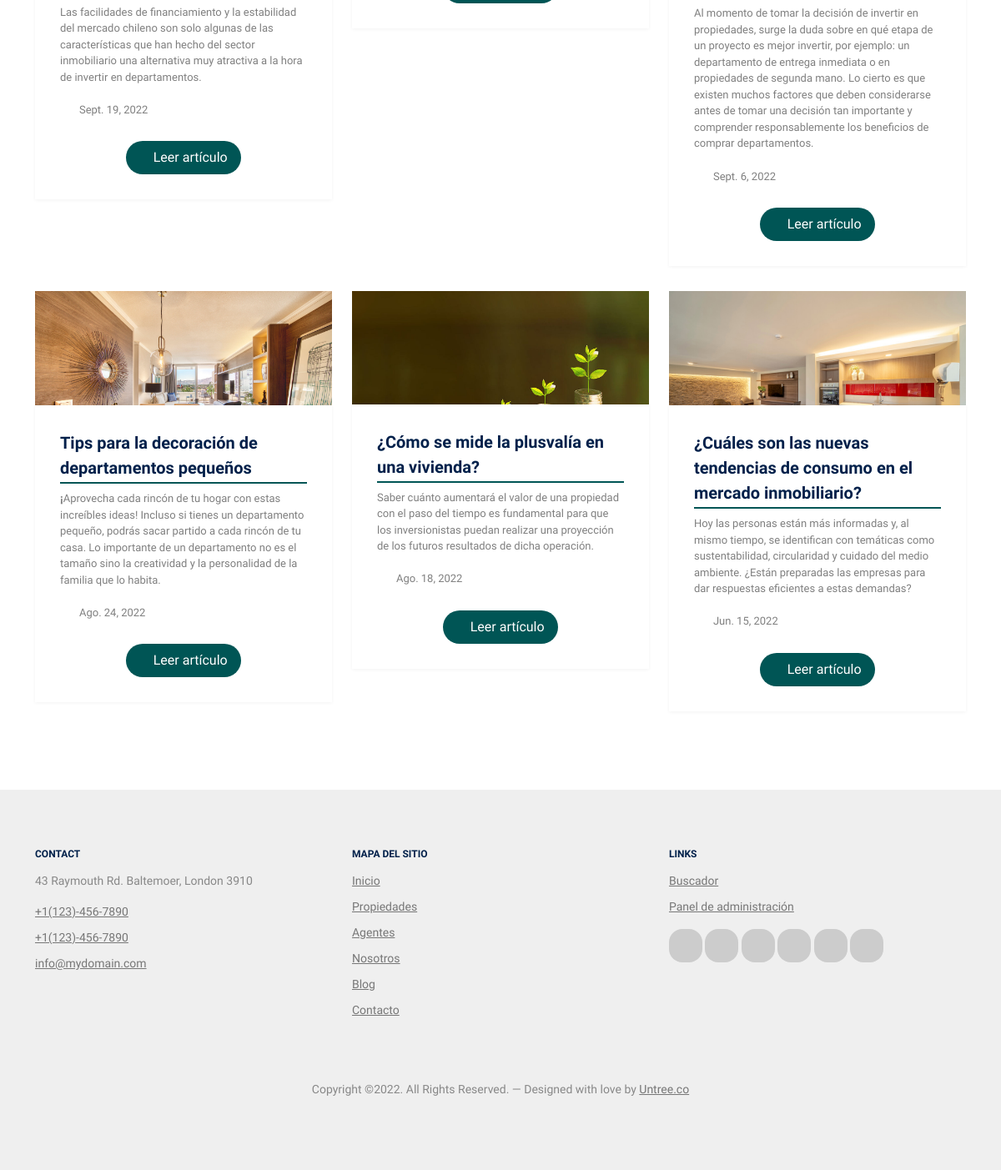
/blog/ (lower part), run on an earlier commit of the app's database.
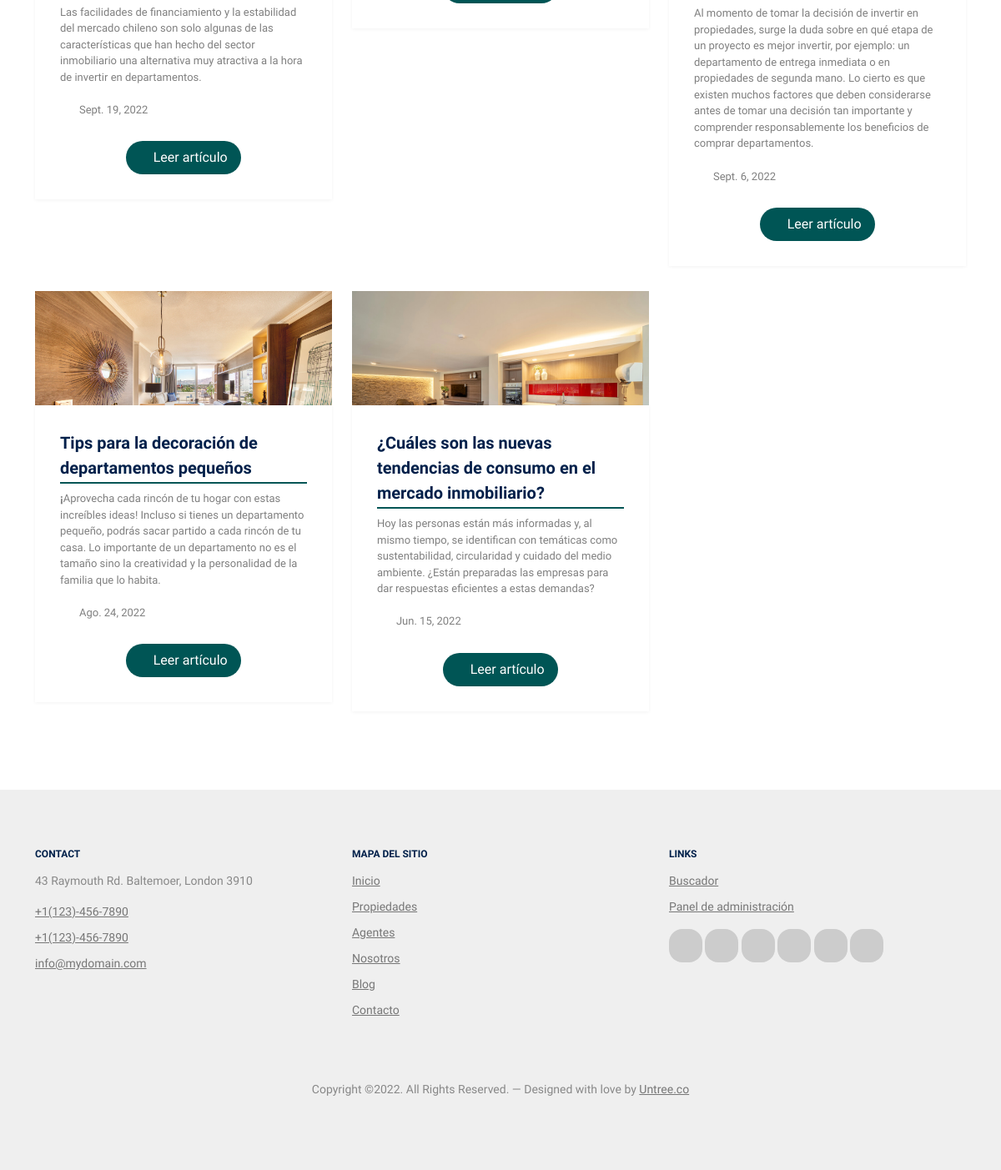
And on a later commit of the database.
### blog/models.py (models this page shows, shortened)
class Article_Model(models.Model):
    name = models.CharField(max_length=250, default='Sin nombre', verbose_name='Nombre [*]')
    title = models.CharField(max_length=250, default='Sin título', verbose_name='Título [*]')
    subtitle = models.CharField(max_length=250, null=True, blank=True, verbose_name='Subtítulo')
    abstract = RichTextField(null=True, blank=True, verbose_name='Resumen [*]')
    content = RichTextField(verbose_name='Contenido [*]')
    date = models.DateField(null=True, blank=True, verbose_name='Fecha')
    fk_categoria = models.ForeignKey('Category_Model', on_delete=models.DO_NOTHING, verbose_name='Categoría [*]')
    fk_agent = models.ForeignKey('agent.Agent_Model', on_delete=models.DO_NOTHING, null=True, blank=True, verbose_name='Agente')
    image_main = models.ImageField(upload_to='img_article/', default='', verbose_name='Imagen principal [*]')
    image_01 = models.ImageField(null=True, blank=True, upload_to='img_article/', default='', verbose_name='Imagen 01')
    image_02 = models.ImageField(null=True, blank=True, upload_to='img_article/', default='', verbose_name='Imagen 02')
    image_03 = models.ImageField(null=True, blank=True, upload_to='img_article/', default='', verbose_name='Imagen 03')
    image_04 = models.ImageField(null=True, blank=True, upload_to='img_article/', default='', verbose_name='Imagen 04')
    image_05 = models.ImageField(null=True, blank=True, upload_to='img_article/', default='', verbose_name='Imagen 05')
    draft = models.BooleanField(null=True, blank=True, default=True, verbose_name='Borrador')
    class Meta:
        verbose_name = 'Artículo'
        verbose_name_plural = 'Artículos'
        ordering = ['-date']

### website/views.py (the view)
# urls.py: 2. Add a URL to urlpatterns:  path('blog/', include('blog.urls'))
def blog(request):
    page_content = Page_Model.objects.filter(name='blog')
    articulos_list = Article_Model.objects.filter(draft=False).order_by('-date')
    context = {
        'page' : 'Blog',
        'page_content': page_content,
        'articulos': articulos_list,
    }
    return render(request, "website/blog.html", context)

### website/templates/website/blog.html (shortened to what this page needs)
{% extends "website/base.html" %}
{% load static %}
{% block content %}
        {% if articulos %}
        <div class="section section-properties">
            <div class="container">
                <div class="row">
                    {% for item in articulos %}
                    <div class="col-xs-12 col-sm-6 col-md-6 col-lg-4">
                        <div class="property-item mb-30">
                            <a href="{% url 'blog_detail' item.id %}" class="img">
                                <img src="{{ item.image_main.url}}" alt="Image" class="img-fluid" />
                            </a>
                            <div class="property-content">
                                <div class="price mb-2">
                                    <span>
                                        <a href="{% url 'blog_detail' item.id %}">{{ item.title }}</a>
                                    </span>
                                </div>
                                <div>
                                    <div class="d-block mb-2 text-black-50">{{ item.abstract|safe }}</div>
                                    <div class="specs d-flex mb-4">
                                        <span class="d-block d-flex align-items-center">
                                            <span class="bi bi-calendar3"></span> &nbsp;&nbsp;
                                            <span class="caption">{{ item.date }}</span>
                                        </span>
                                    </div>
                                <div class="text-center">
                                    <a href="{% url 'blog_detail' item.id %}" class="btn btn-primary py-2 px-3">
                                        <i class="bi bi-file-richtext"></i>
                                        Leer artículo
                                    </a>
                                </div>
                        </div>
                            </div>
                        </div>
                    </div>
                    {% endfor %}
                </div>
            </div>
        </div>
        {% endif %}
	{% endblock content %}

What changed in the data, as far as the page shows it:
no longer on this page (row edited): Article_Model: image_main (picture), title "¿Cómo se mide la plusvalía en una vivienda?", abstract "Saber cuánto aumentará el valor de una propiedad con el paso del tiempo es fundamental para que los inversionistas puedan realizar una proyección de los futuros resultados de dicha operación.", date "Ago. 18, 2022"
